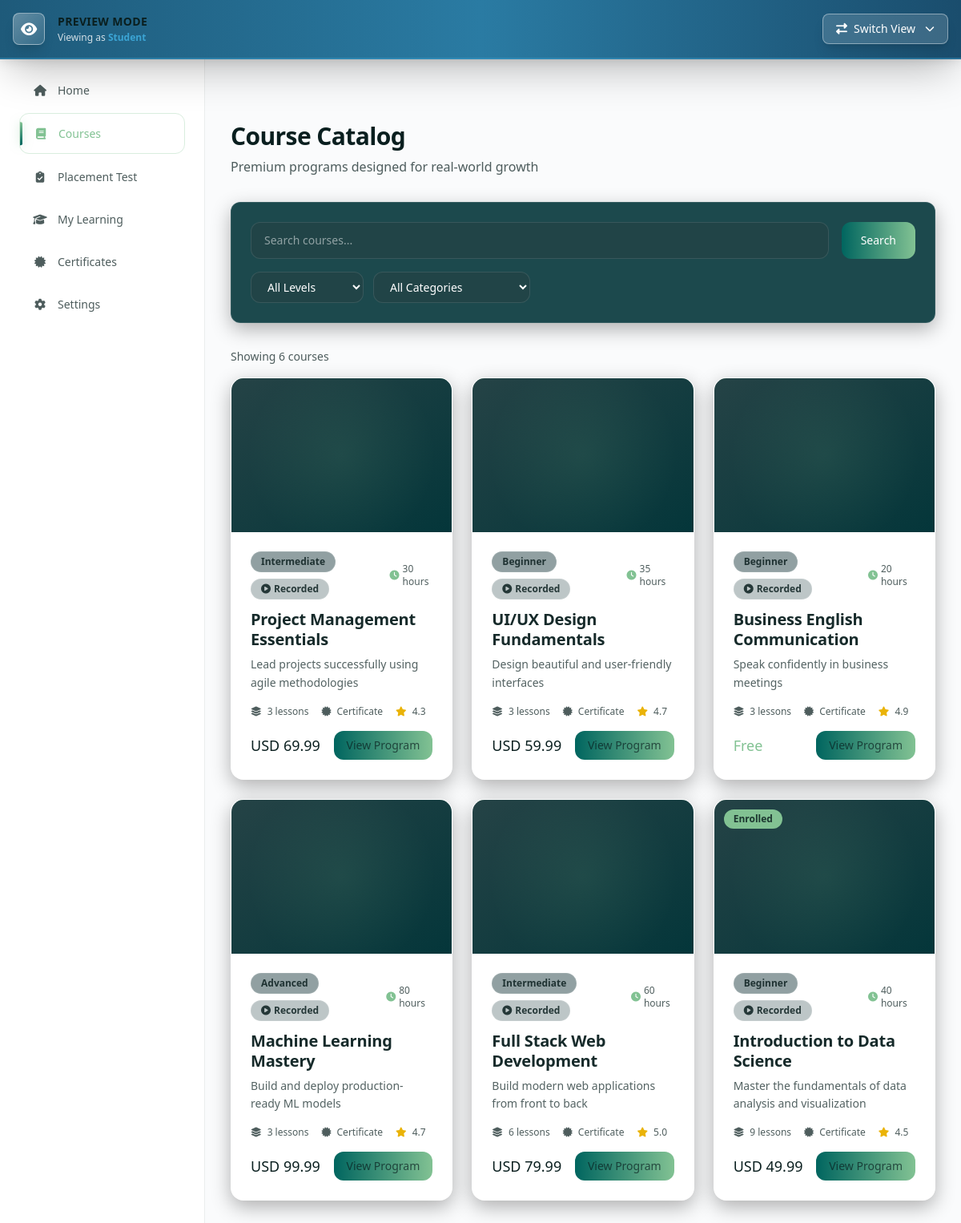
The page /student/courses/ (signed in) on the database as committed earlier.
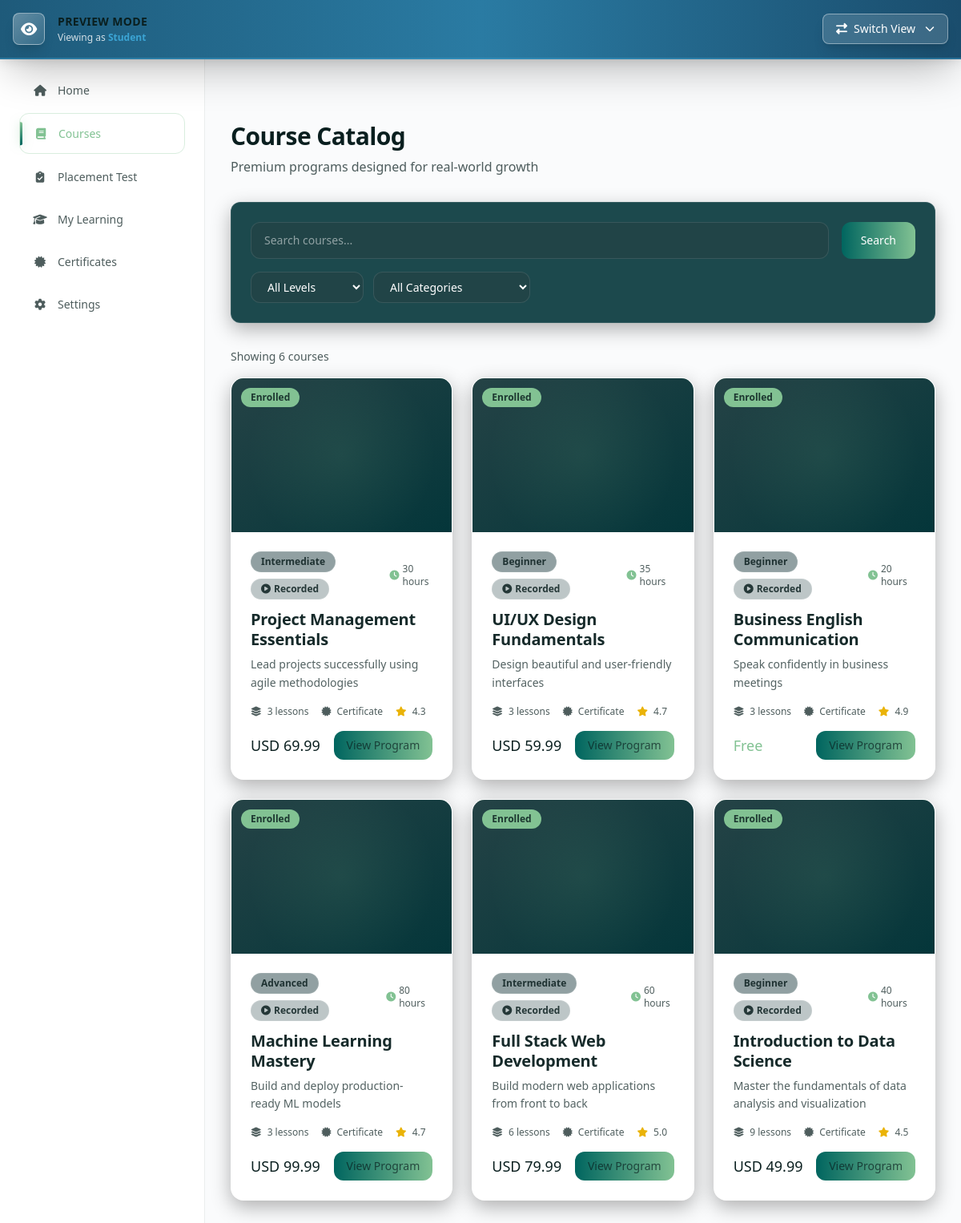
The same page on the database as committed later.
### myApp/models.py (models this page shows, shortened)
class Course(models.Model):
    LEVEL_CHOICES = [
        ('beginner', 'Beginner'),
        ('intermediate', 'Intermediate'),
        ('advanced', 'Advanced'),
    ]
    STATUS_CHOICES = [
        ('draft', 'Draft'),
        ('published', 'Published'),
        ('archived', 'Archived'),
    ]
    COURSE_TYPE_CHOICES = [
        ('recorded', 'Recorded'),
        ('live', 'Live'),
        ('hybrid', 'Hybrid'),
    ]
    title = models.CharField(max_length=200)
    slug = models.SlugField(unique=True)
    description = models.TextField()
    short_description = models.CharField(max_length=300)  # For cards
    outcome = models.CharField(max_length=300)  # What students will achieve
    thumbnail = models.ImageField(upload_to='courses/thumbnails/', blank=True, null=True)
    preview_video = models.URLField(blank=True)  # 30-sec preview URL
    category = models.ForeignKey(Category, on_delete=models.SET_NULL, null=True, related_name='courses')
    level = models.CharField(max_length=20, choices=LEVEL_CHOICES, default='beginner')
    course_type = models.CharField(max_length=20, choices=COURSE_TYPE_CHOICES, default='recorded', help_text='Type of course: Recorded (self-paced), Live (scheduled sessions), or Hybrid (combination)')
    instructor = models.ForeignKey(User, on_delete=models.SET_NULL, null=True, related_name='courses_taught')
    price = models.DecimalField(max_digits=10, decimal_places=2, default=0)
    currency = models.CharField(max_length=3, default='USD')
    is_free = models.BooleanField(default=False)
    estimated_hours = models.PositiveIntegerField(default=10)
    lessons_count = models.PositiveIntegerField(default=0)  # Computed field
    language = models.CharField(max_length=10, default='en')
    available_languages = models.JSONField(default=list)  # ['en', 'es', 'fr']
    has_certificate = models.BooleanField(default=True)
    has_ai_tutor = models.BooleanField(default=True)
    has_quizzes = models.BooleanField(default=True)
    status = models.CharField(max_length=20, choices=STATUS_CHOICES, default='draft')
    meta_title = models.CharField(max_length=70, blank=True)
    meta_description = models.CharField(max_length=160, blank=True)
    enrolled_count = models.PositiveIntegerField(default=0)
    completion_rate = models.FloatField(default=0)  # Percentage
    average_rating = models.FloatField(default=0, validators=[MinValueValidator(0), MaxValueValidator(5)])
    created_at = models.DateTimeField(auto_now_add=True)
    updated_at = models.DateTimeField(auto_now=True)
    published_at = models.DateTimeField(null=True, blank=True)
    class Meta:
        ordering = ['-created_at']

### myApp/views.py (the view)
# urls.py: path('student/courses/', views.student_courses, name='student_courses'),
@login_required
def student_courses(request):
    user = request.user
    level = request.GET.get('level')
    category_slug = request.GET.get('category')
    search = request.GET.get('search')
    courses = Course.objects.filter(status='published').select_related('category', 'instructor')
    if level:
        courses = courses.filter(level=level)
    if category_slug:
        courses = courses.filter(category__slug=category_slug)
    if search:
        courses = courses.filter(
            Q(title__icontains=search) |
            Q(description__icontains=search) |
            Q(outcome__icontains=search)
        )
    categories = Category.objects.annotate(
        course_count=Count('courses', filter=Q(courses__status='published'))
    ).filter(course_count__gt=0)
    enrolled_course_ids = list(Enrollment.objects.filter(user=user).values_list('course_id', flat=True))
    paginator = Paginator(courses, 12)
    page = request.GET.get('page', 1)
    courses = paginator.get_page(page)
    selected_currency = request.session.get('selected_currency', 'USD')
    course_pricing_map = {}
    course_ids = [c.id for c in courses]
    pricing_objects = CoursePricing.objects.filter(course_id__in=course_ids, currency=selected_currency).select_related('course')
    for pricing in pricing_objects:
        course_pricing_map[pricing.course_id] = pricing.price
    for course in courses:
        if course.id in course_pricing_map:
            course.display_price = course_pricing_map[course.id]
            course.display_currency = selected_currency
        else:
            course.display_price = course.price
            course.display_currency = course.currency
    context = {
        'courses': courses,
        'categories': categories,
        'enrolled_course_ids': enrolled_course_ids,
        'selected_level': level,
        'selected_category': category_slug,
        'search_query': search,
        'selected_currency': selected_currency,
    }
    return render(request, 'student/courses.html', context)

### myApp/context_processors.py (called while the page is built)
def currency_context(request):
    selected_currency = request.session.get('selected_currency', 'USD')
    available_currencies = [choice[0] for choice in CoursePricing.CURRENCY_CHOICES]
    return {
        'selected_currency': selected_currency,
        'available_currencies': available_currencies,
        'currency_choices': CoursePricing.CURRENCY_CHOICES,
    }

### myApp/templates/student/courses.html (shortened to what the changed rows need)
{% extends 'student/base.html' %}
{% block content %}
<div class="p-4 sm:p-6 lg:p-8 xl:p-10 w-full">
    <div class="mb-6 sm:mb-8">
        <h1 class="text-2xl sm:text-3xl font-light text-white mb-2">Course Catalog</h1>
    </div>
    {% if courses %}
    <div class="grid grid-cols-1 sm:grid-cols-2 lg:grid-cols-3 gap-4 sm:gap-6">
        {% for course in courses %}
        <div class="bg-[#04363a]/90 backdrop-blur-xl rounded-2xl border border-white/10 shadow-[0_8px_24px_rgba(0,0,0,0.3)] overflow-hidden hover:shadow-[0_16px_40px_rgba(0,0,0,0.4)] hover:-translate-y-1 transition-all duration-300 group">
            <div class="h-48 bg-gradient-to-br from-[#254346] to-[#04363a] relative overflow-hidden">
                {% if course.thumbnail %}
                <img src="{{ course.thumbnail.url }}" alt="{{ course.title }}" class="w-full h-full object-cover">
                {% else %}
                <div class="absolute inset-0 bg-[radial-gradient(circle_at_50%_50%,rgba(130,194,147,0.1),transparent_70%)]"></div>
                {% endif %}
                {% if course.id in enrolled_course_ids %}
                <div class="absolute top-3 left-3 bg-[#82C293] text-white px-3 py-1 rounded-full text-xs font-medium">
                    Enrolled
                </div>
                {% endif %}
            </div>
            <div class="p-6">
                <div class="flex items-center justify-between mb-3">
                    <div class="flex items-center gap-2 flex-wrap">
                        <span class="text-xs px-3 py-1 rounded-full bg-[#254346]/50 text-white font-medium border border-white/10">{{ course.level|title }}</span>
                        <span class="text-xs px-3 py-1 rounded-full {% if course.course_type == 'live' %}bg-blue-500/20 text-blue-300 border-blue-400/30{% elif course.course_type == 'hybrid' %}bg-purple-500/20 text-purple-300 border-purple-400/30{% else %}bg-[#254346]/30 text-white/80 border-white/10{% endif %} font-medium border">
                            {% if course.course_type == 'live' %}
                                <i class="fas fa-video mr-1"></i>Live
                            {% elif course.course_type == 'hybrid' %}
                                <i class="fas fa-layer-group mr-1"></i>Hybrid
                            {% else %}
                                <i class="fas fa-play-circle mr-1"></i>Recorded
                            {% endif %}
                        </span>
                    </div>
                    <span class="text-xs text-white/60 flex items-center gap-1">
                        <i class="fas fa-clock text-[#82C293]"></i>
                        {{ course.estimated_hours }} hours
                    </span>
                </div>
                <h3 class="text-xl font-medium text-white mb-2 leading-tight">{{ course.title }}</h3>
                <p class="text-sm text-white/70 mb-4 leading-relaxed line-clamp-2">{{ course.outcome }}</p>
                <div class="flex items-center gap-4 text-xs text-white/60 mb-4">
                    <span><i class="fas fa-layer-group mr-1"></i> {{ course.lessons_count }} lessons</span>
                    {% if course.has_certificate %}
                    <span><i class="fas fa-certificate mr-1"></i> Certificate</span>
                    {% endif %}
                    {% if course.average_rating > 0 %}
                    <span><i class="fas fa-star text-yellow-500 mr-1"></i> {{ course.average_rating|floatformat:1 }}</span>
                    {% endif %}
                </div>
                <div class="flex items-center justify-between">
                    {% if course.is_free %}
                    <span class="text-lg font-medium text-[#82C293]">Free</span>
                    {% else %}
                    <span class="text-lg font-medium text-white course-price" data-course-id="{{ course.id }}">{{ course.display_currency|default:selected_currency|default:"USD" }} {{ course.display_price|default:course.price|floatformat:2 }}</span>
                    {% endif %}
                    <a href="{% url 'student_course_detail' course.slug %}" class="px-4 py-2 bg-gradient-to-r from-[#00655F] to-[#82C293] text-white rounded-xl text-sm font-medium hover:opacity-90 transition">
                        View Program
                    </a>
                </div>
            </div>
        </div>
        {% endfor %}
    </div>
    {% endif %}
</div>
{% endblock %}

Rows that differ between the two databases and show on the page:
changed Course "Project Management Essentials": now shows "Enrolled"
changed Course "UI/UX Design Fundamentals": now shows "Enrolled"
changed Course "Business English Communication": now shows "Enrolled"
changed Course "Machine Learning Mastery": now shows "Enrolled"
changed Course "Full Stack Web Development": now shows "Enrolled"
